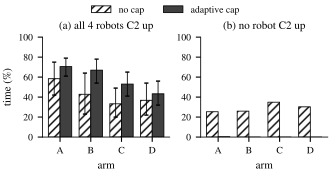

This figure's Python source:
"""Fig. 3: forest fly-off, every arm uncapped vs capped. (a) all four robots
C2 up, with 95 % block-bootstrap CI; (b) no robot C2 up. Source:
logs/capped_forest_flyoff_20261112_002402_summary.csv (sets 'xyz' = uncapped
2026-11-10, 'capped' = 2026-11-12), produced by
scripts/ml/flyoff_forest_capped_analyse.py. One 90-min run per bar.
Note: C/D learner differs (uncapped: UCB bandit; capped: prober)."""
import numpy as np
import pandas as pd
import matplotlib.pyplot as plt
from style import setup, COL_W, OUT

setup()
s = pd.read_csv("logs/capped_forest_flyoff_20261112_002402_summary.csv")
arms = ["A", "B", "C", "D"]
lab = ["A", "B", "C", "D"]
fig, axes = plt.subplots(1, 2, figsize=(COL_W, 1.75))
x = np.arange(4); w = 0.38
for k, (setname, face, hatch, name) in enumerate([("xyz", "white", "////", "no cap"),
                                                  ("capped", "0.25", None, "adaptive cap")]):
    q = s[s.set == setname].set_index("arm").loc[arms]
    lo = np.array([float(c.split("-")[0]) for c in q.all4_ci]); hi = np.array([float(c.split("-")[1]) for c in q.all4_ci])
    axes[0].bar(x + (k - .5) * w, q.all4, w, color=face, edgecolor="0", hatch=hatch, lw=0.6, label=name,
                yerr=[q.all4 - lo, hi - q.all4], error_kw=dict(lw=0.6, capsize=1.5))
    axes[1].bar(x + (k - .5) * w, q.none, w, color=face, edgecolor="0", hatch=hatch, lw=0.6)
axes[0].set_ylabel("time (%)"); axes[0].set_title("(a) all 4 robots C2 up", fontsize=8)
axes[1].set_title("(b) no robot C2 up", fontsize=8)
for ax in axes:
    ax.set_xticks(x); ax.set_xticklabels(lab); ax.set_ylim(0, 100); ax.set_xlabel("arm")
fig.legend(*axes[0].get_legend_handles_labels(), loc="upper center", ncol=2, bbox_to_anchor=(0.5, 1.07))
fig.tight_layout(w_pad=0.6)
fig.savefig(f"{OUT}/fig_cap_arms.pdf")
print(s[s.set.isin(["xyz", "capped"])][["set", "arm", "C2", "all4", "all4_ci", "none"]].to_string(index=False))
